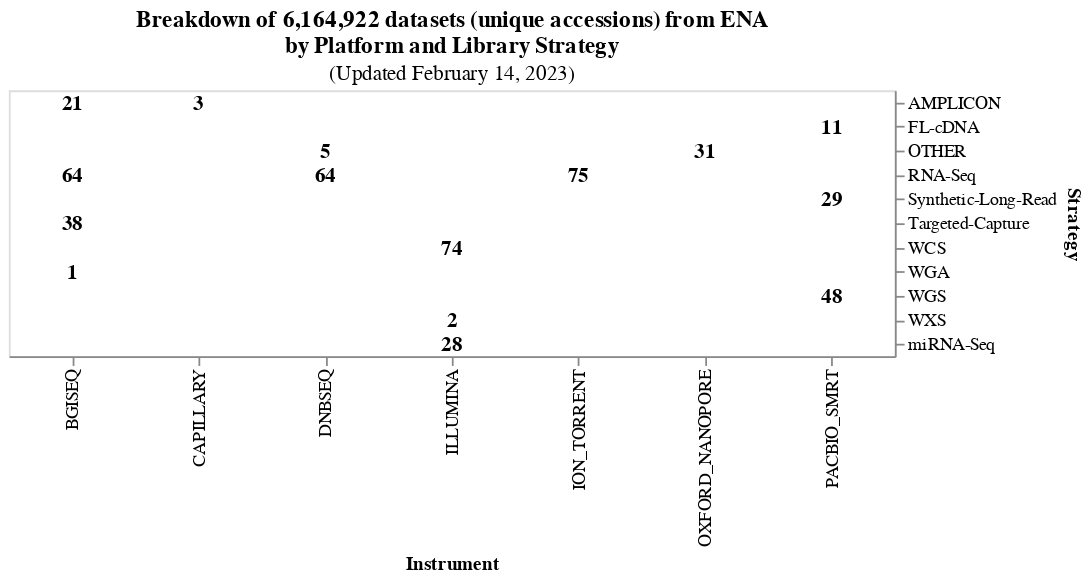

Notebook code for this chart:
### Code cell
text1 = grid1.mark_text(
    align="center",
    baseline="middle",
    fontSize=12,
    fontWeight="bold",
).encode(
    text=alt.Text("run_accession:Q",format=",.0f"),
    color=alt.condition(
        alt.datum.run_accession > 200,
        alt.value("white"),
        alt.value("black")
    )
)

text1

### Figure 1 — Vega-Lite specification as saved in the notebook (floating-point values rounded to 4 significant figures)
{"config": {"view": {"continuousWidth": 400, "continuousHeight": 300}}, "data": {"name": "data-9da197cec4ddf3332c0c1c66ca8c87cd"}, "mark": {"type": "text", "align": "center", "baseline": "middle", "fontSize": 12, "fontWeight": "bold"}, "encoding": {"color": {"condition": {"value": "white", "test": "(datum.run_accession > 200)"}, "value": "black"}, "text": {"field": "run_accession", "format": ",.0f", "type": "quantitative"}, "tooltip": [{"field": "instrument_platform", "title": "Machine", "type": "nominal"}, {"field": "run_accession", "title": "Number of runs", "type": "quantitative"}, {"field": "library_strategy", "title": "Protocol", "type": "nominal"}], "x": {"field": "instrument_platform", "title": "Instrument", "type": "nominal"}, "y": {"axis": {"orient": "right"}, "field": "library_strategy", "title": "Strategy", "type": "nominal"}}, "height": 150, "title": {"text": ["Breakdown of 6,164,922 datasets (unique accessions) from ENA", "by Platform and Library Strategy"], "subtitle": "(Updated February 14, 2023)"}, "width": 500, "$schema": "https://vega.github.io/schema/vega-lite/v4.17.0.json", "datasets": {"data-9da197cec4ddf3332c0c1c66ca8c87cd": [{"instrument_platform": "BGISEQ", "library_strategy": "AMPLICON", "run_accession": 21}, {"instrument_platform": "BGISEQ", "library_strategy": "OTHER", "run_accession": 1067}, {"instrument_platform": "BGISEQ", "library_strategy": "RNA-Seq", "run_accession": 64}, {"instrument_platform": "BGISEQ", "library_strategy": "Targeted-Capture", "run_accession": 38}, {"instrument_platform": "BGISEQ", "library_strategy": "WGA", "run_accession": 1}, {"instrument_platform": "CAPILLARY", "library_strategy": "AMPLICON", "run_accession": 3}, {"instrument_platform": "DNBSEQ", "library_strategy": "AMPLICON", "run_accession": 325}, {"instrument_platform": "DNBSEQ", "library_strategy": "OTHER", "run_accession": 5}, {"instrument_platform": "DNBSEQ", "library_strategy": "RNA-Seq", "run_accession": 64}, {"instrument_platform": "ILLUMINA", "library_strategy": "AMPLICON", "run_accession": 4833110}, {"instrument_platform": "ILLUMINA", "library_strategy": "OTHER", "run_accession": 204}, {"instrument_platform": "ILLUMINA", "library_strategy": "RNA-Seq", "run_accession": 34826}, {"instrument_platform": "ILLUMINA", "library_strategy": "Targeted-Capture", "run_accession": 14843}, {"instrument_platform": "ILLUMINA", "library_strategy": "WCS", "run_accession": 74}, {"instrument_platform": "ILLUMINA", "library_strategy": "WGA", "run_accession": 89499}, {"instrument_platform": "ILLUMINA", "library_strategy": "WGS", "run_accession": 59618}, {"instrument_platform": "ILLUMINA", "library_strategy": "WXS", "run_accession": 2}, {"instrument_platform": "ILLUMINA", "library_strategy": "miRNA-Seq", "run_accession": 28}, {"instrument_platform": "ION_TORRENT", "library_strategy": "AMPLICON", "run_accession": 108617}, {"instrument_platform": "ION_TORRENT", "library_strategy": "RNA-Seq", "run_accession": 75}, {"instrument_platform": "ION_TORRENT", "library_strategy": "WGA", "run_accession": 724}, {"instrument_platform": "ION_TORRENT", "library_strategy": "WGS", "run_accession": 1385}, {"instrument_platform": "OXFORD_NANOPORE", "library_strategy": "AMPLICON", "run_accession": 445491}, {"instrument_platform": "OXFORD_NANOPORE", "library_strategy": "OTHER", "run_accession": 31}, {"instrument_platform": "OXFORD_NANOPORE", "library_strategy": "RNA-Seq", "run_accession": 18617}, {"instrument_platform": "OXFORD_NANOPORE", "library_strategy": "WGA", "run_accession": 7842}, {"instrument_platform": "OXFORD_NANOPORE", "library_strategy": "WGS", "run_accession": 13670}, {"instrument_platform": "PACBIO_SMRT", "library_strategy": "AMPLICON", "run_accession": 533112}, {"instrument_platform": "PACBIO_SMRT", "library_strategy": "FL-cDNA", "run_accession": 11}, {"instrument_platform": "PACBIO_SMRT", "library_strategy": "RNA-Seq", "run_accession": 1013}, {"instrument_platform": "PACBIO_SMRT", "library_strategy": "Synthetic-Long-Read", "run_accession": 29}, {"instrument_platform": "PACBIO_SMRT", "library_strategy": "Targeted-Capture", "run_accession": 465}, {"instrument_platform": "PACBIO_SMRT", "library_strategy": "WGS", "run_accession": 48}]}}
